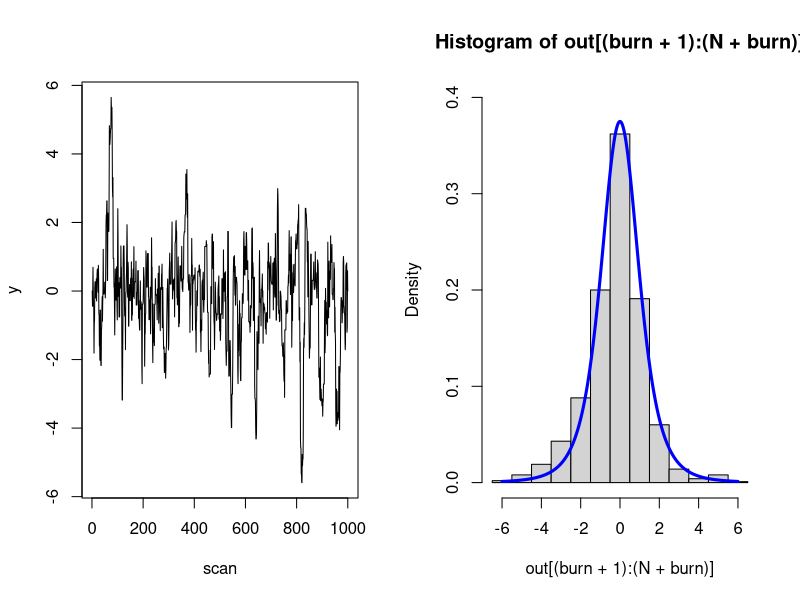

Write the R code that produced this figure.
set.seed(1000)
mcmct <- function(df, N, delta, burn){
    out <- rep(0,N+burn)
    acc <- 0
    
    ##density
    #pt
    
    ##starting value
    y <- 0
    out[1] <- y
    
    ##tuning parament
    delta <- 1
    
    ##mcmc
    for (i in 2:N+burn){
        y.star <- rnorm(1, mean = y, sd = 1*delta)
        r <- dt(y.star, df)/dt(y, df)
        rho <- min(r,1)
        
        if(runif(1) <= rho){
            y <- y.star
            acc <- acc + 1
        }
        out[i] <- y
    }
    par(mfrow=c(1,2))
    bins <- (floor(min(out[(burn+1):(N+burn)]))-0.5):(ceiling(max(out[(burn+1):(N+burn)])+0.5))
    plot1 <- plot(out[(burn+1):(N+burn)], type = "l", ylab = "y",xlab = "scan")
    plot2 <- hist(out[(burn+1):(N+burn)], breaks = bins, prob = T, ylim =c(0,0.4))
    y <- seq(floor(min(out[(burn+1):(N+burn)])), ceiling(max(out[(burn+1):(N+burn)])), by = 0.01)
    lines(y, dt(y, df), type = "l", col = "blue", lwd = 3)
    #lines(y, dnorm(y,0,1), type = "l", col = "red", lwd = 3)
    return(list(out = out[(burn+1):(N+burn)], plot = plot1, hist = plot2, acc = acc))
}

w <- mcmct(4, 1000, 1, 100)
#y <- seq(-5, 5, by = 0.01)
#lines(y, dt(y, 4000), type = "l", col = "red", lwd = 3)
#hist()
#plot(y, dt(y, 4), type = "l", lwd = 3)
